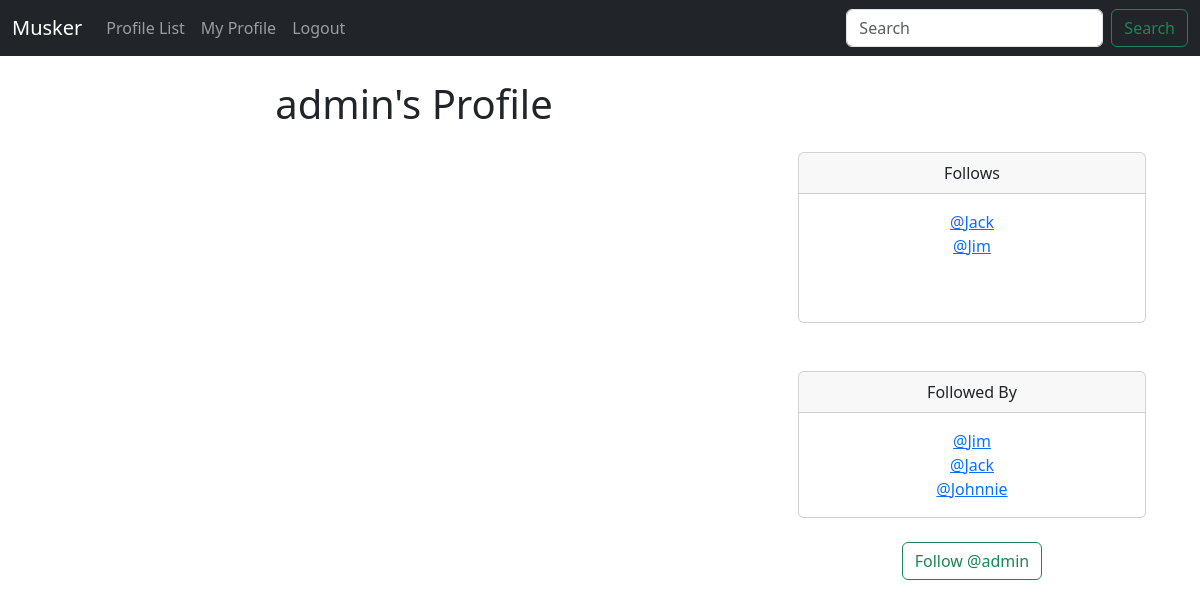
The app's page /profile/1 (signed in), older data.
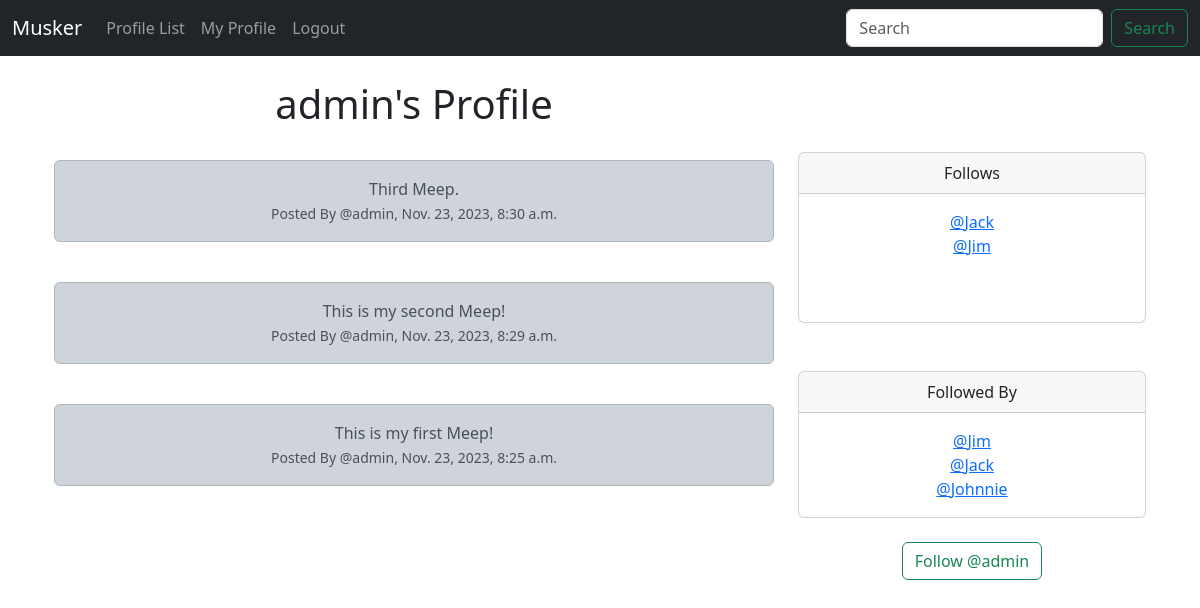
The same page, newer data.
### musker/models.py (models this page shows, shortened)
class Profile(models.Model):
    user = models.OneToOneField(User, on_delete=models.CASCADE)
    follows = models.ManyToManyField('self', related_name='followed_by', symmetrical=False, blank=True)
    date_modified = models.DateTimeField(User, auto_now=True)
    def __str__(self):
        return self.user.username

class Meep(models.Model):
    user = models.ForeignKey(User, related_name='meeps', on_delete=models.DO_NOTHING)
    body = models.CharField(max_length=200)
    created_at = models.DateTimeField(auto_now_add=True)

### musker/views.py (the view, shortened to what this page needs)
# urls.py: path('profile/<int:pk>', views.profile, name='profile'),
def profile(request, pk):
    if request.user.is_authenticated:
        profile = Profile.objects.get(user_id=pk)
        meeps = Meep.objects.filter(user_id=pk).order_by('-created_at')
        return render(request, 'profile.html', {'profile': profile, 'meeps': meeps})
    else:
        messages.success(request, 'You Must Be Logged In To View This Page...')
        return redirect('home')

### musker/templates/profile.html (shortened to what this page needs)
{% extends 'base.html' %}
{% block content %}
    {% if profile %}
        <div class="container text-center">
            <div class="row">
                <div class="col-8">
                    <h1>{{ profile.user.username }}'s Profile</h1><br/>
                    {% if meeps %}
                        {% for meep in meeps %}
                            <div class="alert alert-dark" role="alert">
                                {{ meep.body }}
                                <br/>
                                <small class="text-muted">Posted By @{{ meep.user.username }}, {{ meep.created_at }}</small>
                            </div><br/>
                        {% endfor %}
                    {% endif %}
                </div>
                <div class="col-4">
                    <br/><br/><br/>
                    <div class="card">
                        <div class="card-header">
                          Follows
                        </div>
                        <div class="card-body">
                          <p class="card-text">
                            {% for following in profile.follows.all %}
                            <a href="{% url 'profile' following.user.id %}">@{{ following }}</a><br/>
                            {% endfor %}
                            <br/><br/>
                          </p>
                        </div>
                    </div>
                    <br/><br/>
                    <div class="card">
                        <div class="card-header">
                          Followed By
                        </div>
                        <div class="card-body">
                          <p class="card-text">
                            {% for following in profile.followed_by.all %}
                            <a href="{% url 'profile' following.user.id %}">@{{ following }}</a><br/>
                            {% endfor %}
                          </p>
                        </div>
                    </div>
                    <br/>
                    <form method=POST>
                        {% if profile in user.profile.follows.all %}
                            <button class="btn btn-outline-danger" name="follow" value="unfollow" type="submit">
                                Unfollow @{{ profile.user.username | lower}}
                            </button>
                        {% else %}
                            <button class="btn btn-outline-success" name="follow" value="follow" type="submit">
                                Follow @{{ profile.user.username | lower }}
                            </button>
                        {% endif %}
                    </form>
                    <br/>
                </div>
            </div>
        </div>
    {% endif %}
{% endblock %}

Row changes from the older to the newer data that the page shows:
added Meep: body "Third Meep.", user.username "admin", created_at "Nov. 23, 2023, 8:30 a.m."
added Meep: body "This is my second Meep!", user.username "admin", created_at "Nov. 23, 2023, 8:29 a.m."
added Meep: body "This is my first Meep!", user.username "admin", created_at "Nov. 23, 2023, 8:25 a.m."
